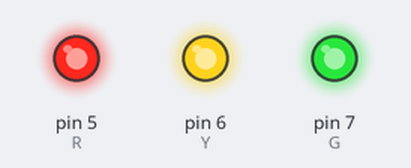
A sketch run on a simulated Arduino Uno, built with avr-gcc and run on an emulated ATmega328P. On the bench: output pins drawn as LEDs (lit = HIGH).

Above: at 0.05 s.
At 2.75 s:
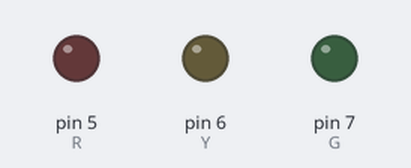
Timing chart, 0 to 3.0 s (numbered marks = the images above):
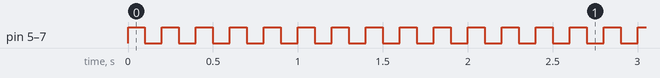

The sketch:

0_blinkingled.ino
```cpp
int R = 5;
int Y = 6;
int G = 7;
void setup() {
  // put your setup code here, to run once:
  pinMode(R,OUTPUT);
  pinMode(Y,OUTPUT);
  pinMode(G,OUTPUT);
}

void loop() {
  // put your main code here, to run repeatedly:
  digitalWrite(R,HIGH);
  digitalWrite(Y,HIGH);
  digitalWrite(G,HIGH);
  delay(100);
  digitalWrite(R,LOW);
  digitalWrite(Y,LOW);
  digitalWrite(G,LOW);
  delay(100);

}
```

Measured:
- by itself, pin 5 (R), pin 6 (Y), pin 7 (G): alternates HIGH for 0.10 s and LOW for 0.10 s
